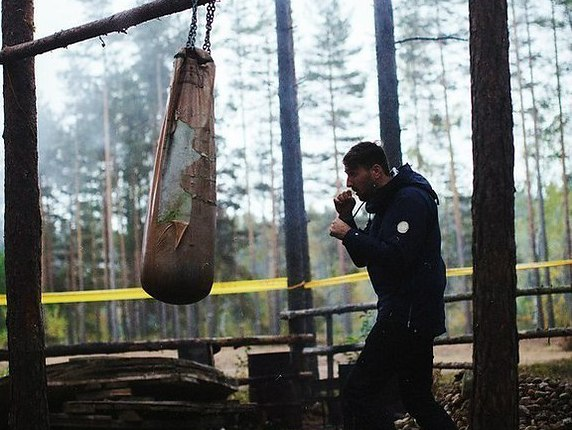
#> input picture box.jpg, 572 x 430 px
$ python generate_wav.py box.jpg box.jpg
#> lines starting #> are read from the running program, lines starting #| are printed output that depends on the picture
import math
import wave
import struct
import cv2
import numpy as np
import sys

# Audio will contain a long list of samples (i.e. floating point numbers describing the
# waveform).  If you were working with a very long sound you'd want to stream this to
# disk instead of buffering it all in memory list this.  But most sounds will fit in
# memory.
audio = []
sample_rate = 44100.0


# [31 lines left out: functions append_silence, append_sinewave, not called in this run]


def save_wav(file_name):
    # Open up a wav file
    wav_file=wave.open(file_name,"w")

    # wav params
    nchannels = 1

    sampwidth = 2

    # 44100 is the industry standard sample rate - CD quality.  If you need to
    # save on file size you can adjust it downwards. The stanard for low quality
    # is 8000 or 8kHz.
    nframes = len(audio)
    comptype = "NONE"
    compname = "not compressed"
    wav_file.setparams((nchannels, sampwidth, sample_rate, nframes, comptype, compname))

    # WAV files here are using short, 16 bit, signed integers for the
    # sample size.  So we multiply the floating point data we have by 32767, the
    # maximum value for a short integer.  NOTE: It is theortically possible to
    # use the floating point -1.0 to 1.0 data directly in a WAV file but not
    # obvious how to do that using the wave module in python.
    for sample in audio:
        wav_file.writeframes(struct.pack('h', int( sample * 32767.0 )))

    wav_file.close()

    return

# [28 lines left out: function read_image_old, not called in this run]

def read_image(file_name, duration_milliseconds = 10000, min_freq = 100.0, max_freq = 10000.0, logo=True, logo_root=2, random_phase=True):
#> called with file_name = 'box.jpg', duration_milliseconds = 10000, min_freq = 100, max_freq = 10000, logo = True, logo_root = 2, random_phase = True
  img = cv2.imread(file_name, 0)
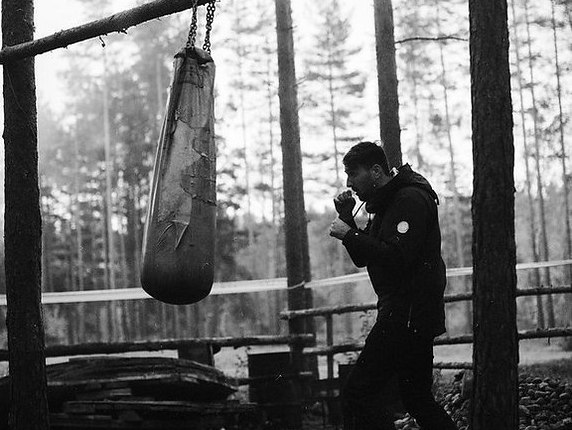
#> img: shape (430, 572); min 0, max 255, mean 110
  width = len(img[0])
#> width = 572
  height = len(img)
#> height = 430
  k = math.log(max_freq / min_freq, logo_root)

  global audio
  audio = np.array([])
  num_samples = int(duration_milliseconds * (sample_rate / 1000.0) / height) * height
#> num_samples = 440750

  layer_freqs = np.arange(0, width, 1)
#> layer_freqs = 572 values from 0 to 571
  if logo:
    layer_freqs = min_freq * logo_root ** (layer_freqs / width * k)
#> layer_freqs = 572 values from 100 to 9919.8
  else:
    layer_freqs = layer_freqs / width * (max_freq - min_freq) + min_freq

  layer_phases = np.random.uniform(0.0, 1.0, width) * 2 * math.pi
#> layer_phases = 572 values, max 6.28 at index 149, min 0.017 at index 540, mean 3.13
  if not random_phase:
    layer_phases = np.zeros(width)
  samples_per_layer = int(num_samples / height)
#> samples_per_layer = 1025
  for y in range(height):
    full_layer = np.zeros(samples_per_layer)
    layer_sound = np.arange(y * samples_per_layer, (y + 1) * samples_per_layer, 1)
    layer_sound = layer_sound / sample_rate * 2 * math.pi
    for freq_n in range(width):
      i = freq_n
      phase = layer_phases[i]
      freq = layer_freqs[i]
      full_layer = full_layer + np.sin(layer_sound * freq + phase) * img[y][i]
    audio = np.concatenate((audio, full_layer))
  minv = abs(np.amax(audio))
#> minv = 14275.4
  maxv = abs(np.amin(audio))
#> maxv = 13887.9
  if minv > maxv:
    maxv = minv
#> maxv = 14275.4
  audio = audio / maxv

#read_image('box.jpg', duration_milliseconds=10000, min_freq=100.0)
#save_wav("box.wav")
read_image(sys.argv[1])
save_wav(sys.argv[2])
